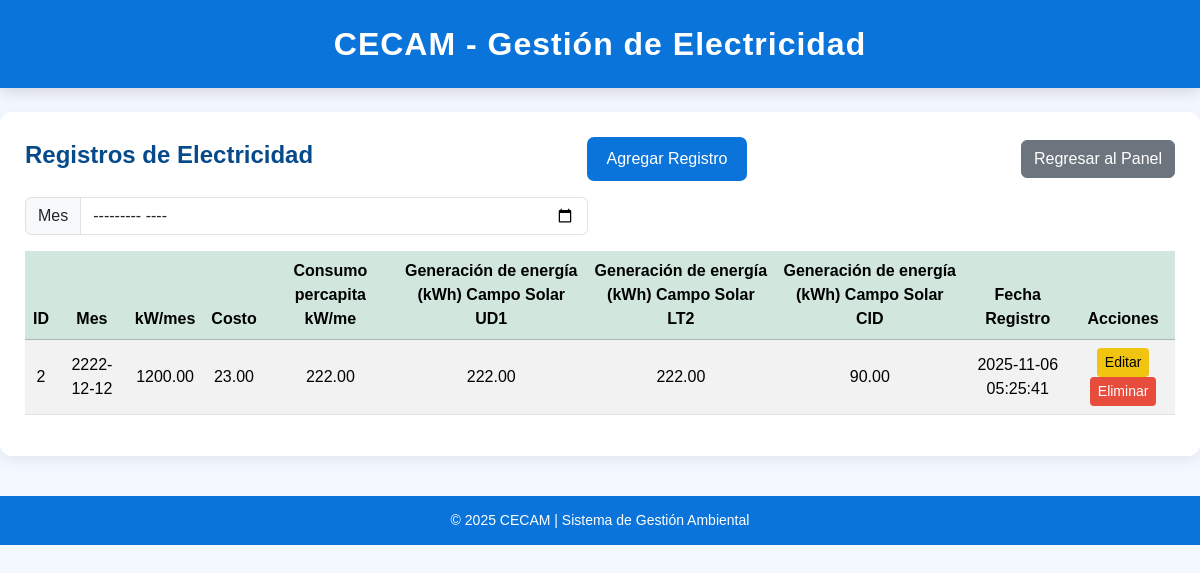
Page /index.php?view=electricidad (signed in) on the earlier database version.
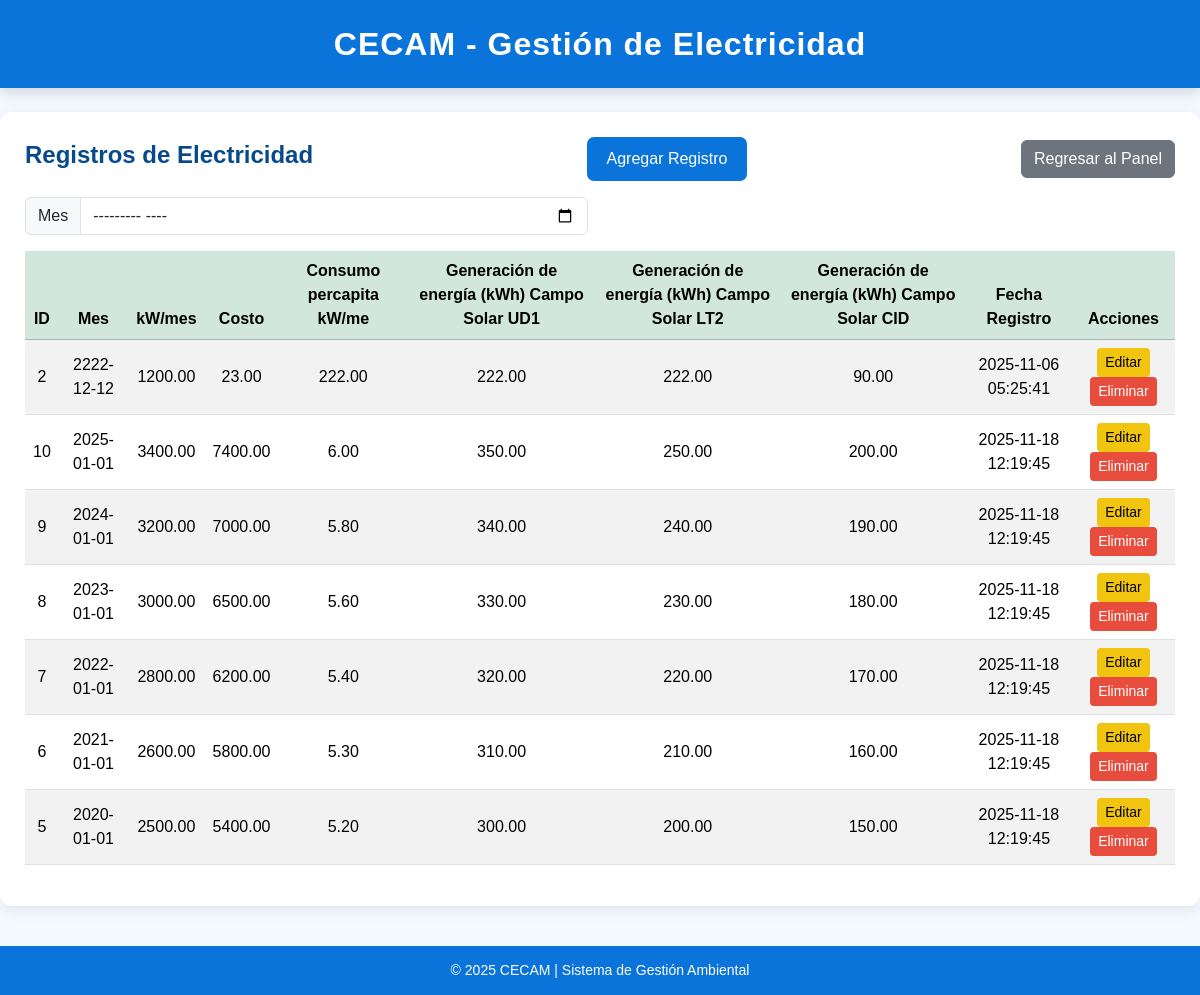
Same page on the later database version.
### tables this page shows
CREATE TABLE `electricidad` (
  `id_elec` int(11) NOT NULL AUTO_INCREMENT,
  `mes_elec` date DEFAULT NULL,
  `cons_kw_mes_elec` decimal(10,2) DEFAULT NULL,
  `costo_elec` decimal(10,2) DEFAULT NULL,
  `cons_percap_elec` decimal(10,2) DEFAULT NULL,
  `ener_sud1_elec` decimal(10,2) DEFAULT NULL,
  `ener_sl172_elec` decimal(10,2) DEFAULT NULL,
  `ener_scid_elec` decimal(10,2) DEFAULT NULL,
  `created_elec` timestamp NOT NULL DEFAULT current_timestamp(),
  PRIMARY KEY (`id_elec`)
);

### app/controllers/ElectricidadController.php (called while the page is built, shortened)
<?php
require_once __DIR__ . '/../models/ElectricidadModel.php';
class ElectricidadController {
    private $model;
    public function __construct($connection) {
        $this->connection = $connection;
        $this->model = new ElectricidadModel($this->connection);
    }
    public function index() {
        $registros = $this->model->obtenerRegistros();
        include __DIR__ . '/../views/electricidad.php';
    }
}
?>

### app/models/ElectricidadModel.php (called while the page is built, shortened)
<?php
class ElectricidadModel
{
    private $conn;
    public function __construct($connection)
    {
        $this->conn = $connection;
    }
    public function obtenerRegistros()
    {
        $sql = "SELECT * FROM electricidad ORDER BY mes_elec DESC";
        $result = $this->conn->query($sql);
        return $result->fetch_all(MYSQLI_ASSOC);
    }
}

### app/views/electricidad.php (the view, shortened to what this page needs)
<?php
$registros = $registros ?? [];
?>
<!DOCTYPE html>
<html lang="es">
<head>
  <link href="https://cdn.jsdelivr.net/npm/bootstrap@5.3.2/dist/css/bootstrap.min.css"
        rel="stylesheet">
  <link rel="stylesheet" href="public/css/ele.css">
</head>
<body>
<header>
  <h3> CECAM - Gestión de Electricidad</h3>
</header>
<div class="container mt-4">
  <div class="d-flex justify-content-between align-items-center mb-3">
    <h4>Registros de Electricidad</h4>
    <button class="btn btn-add" data-bs-toggle="modal" data-bs-target="#modalAgregar">
      Agregar Registro
    </button>
     <a href="index.php?view=dashboard_admin" class="btn btn-secondary">
        Regresar al Panel
      </a>
  </div>
  <div class="row mb-3">
    <div class="col-md-6">
      <div class="input-group">
        <span class="input-group-text">Mes</span>
        <input type="month" id="searchInput" class="form-control"
               placeholder="Buscar por mes...">
      </div>
    </div>
  </div>
  <table class="table table-striped text-center align-middle" id="tablaElectricidad">
    <thead class="table-success">
      <tr>
        <th>ID</th>
        <th>Mes</th>
        <th> kW/mes</th>
        <th>Costo</th>
        <th>Consumo percapita kW/me</th>
        <th>Generación de energía (kWh) Campo Solar UD1</th>
        <th>Generación de energía (kWh) Campo Solar LT2</th>
        <th>Generación de energía (kWh) Campo Solar CID</th>
        <th>Fecha Registro</th>
        <th>Acciones</th>
      </tr>
    </thead>
    <tbody>
      <?php if (!empty($registros)): ?>
        <?php foreach ($registros as $r): ?>
          <tr>
            <td><?= (int)$r['id_elec'] ?></td>
            <td><?= htmlspecialchars($r['mes_elec']) ?></td>
            <td><?= htmlspecialchars($r['cons_kw_mes_elec']) ?></td>
            <td><?= htmlspecialchars($r['costo_elec']) ?></td>
            <td><?= htmlspecialchars($r['cons_percap_elec']) ?></td>
            <td><?= htmlspecialchars($r['ener_sud1_elec']) ?></td>
            <td><?= htmlspecialchars($r['ener_sl172_elec']) ?></td>
            <td><?= htmlspecialchars($r['ener_scid_elec']) ?></td>
            <td><?= htmlspecialchars($r['created_elec']) ?></td>
            <td>
              <button class="btn btn-warning btn-sm btnEditar"
                data-id="<?= (int)$r['id_elec'] ?>"
                data-mes="<?= htmlspecialchars($r['mes_elec'], ENT_QUOTES) ?>"
                data-kw="<?= htmlspecialchars($r['cons_kw_mes_elec']) ?>"
                data-costo="<?= htmlspecialchars($r['costo_elec']) ?>"
                data-percap="<?= htmlspecialchars($r['cons_percap_elec']) ?>"
                data-sud1="<?= htmlspecialchars($r['ener_sud1_elec']) ?>"
                data-sl172="<?= htmlspecialchars($r['ener_sl172_elec']) ?>"
                data-scid="<?= htmlspecialchars($r['ener_scid_elec']) ?>"
                data-bs-toggle="modal" data-bs-target="#modalEditar">
                Editar
              </button>
              <a href="index.php?view=electricidad&action=eliminar&id=<?= (int)$r['id_elec'] ?>"
                 class="btn btn-danger btn-sm"
                 onclick="return confirm('¿Eliminar este registro?');">
                 Eliminar
              </a>
            </td>
          </tr>
        <?php endforeach; ?>
      <?php else: ?>
        <tr>
          <td colspan="10" class="text-center">No hay registros de electricidad.</td>
        </tr>
      <?php endif; ?>
    </tbody>
  </table>
</div>
<footer>© 2025 CECAM | Sistema de Gestión Ambiental</footer>
</body>
</html>

Differences in the rows shown:
added electricidad: id_elec "10", mes_elec "2025-01-01", cons_kw_mes_elec "3400.00", costo_elec "7400.00", cons_percap_elec "6.00", ener_sud1_elec "350.00", ener_sl172_elec "250.00", ener_scid_elec "200.00", created_elec "2025-11-18 12:19:45"
added electricidad: id_elec "9", mes_elec "2024-01-01", cons_kw_mes_elec "3200.00", costo_elec "7000.00", cons_percap_elec "5.80", ener_sud1_elec "340.00", ener_sl172_elec "240.00", ener_scid_elec "190.00", created_elec "2025-11-18 12:19:45"
added electricidad: id_elec "8", mes_elec "2023-01-01", cons_kw_mes_elec "3000.00", costo_elec "6500.00", cons_percap_elec "5.60", ener_sud1_elec "330.00", ener_sl172_elec "230.00", ener_scid_elec "180.00", created_elec "2025-11-18 12:19:45"
added electricidad: id_elec "7", mes_elec "2022-01-01", cons_kw_mes_elec "2800.00", costo_elec "6200.00", cons_percap_elec "5.40", ener_sud1_elec "320.00", ener_sl172_elec "220.00", ener_scid_elec "170.00", created_elec "2025-11-18 12:19:45"
added electricidad: id_elec "6", mes_elec "2021-01-01", cons_kw_mes_elec "2600.00", costo_elec "5800.00", cons_percap_elec "5.30", ener_sud1_elec "310.00", ener_sl172_elec "210.00", ener_scid_elec "160.00", created_elec "2025-11-18 12:19:45"
added electricidad: id_elec "5", mes_elec "2020-01-01", cons_kw_mes_elec "2500.00", costo_elec "5400.00", cons_percap_elec "5.20", ener_sud1_elec "300.00", ener_sl172_elec "200.00", ener_scid_elec "150.00", created_elec "2025-11-18 12:19:45"
